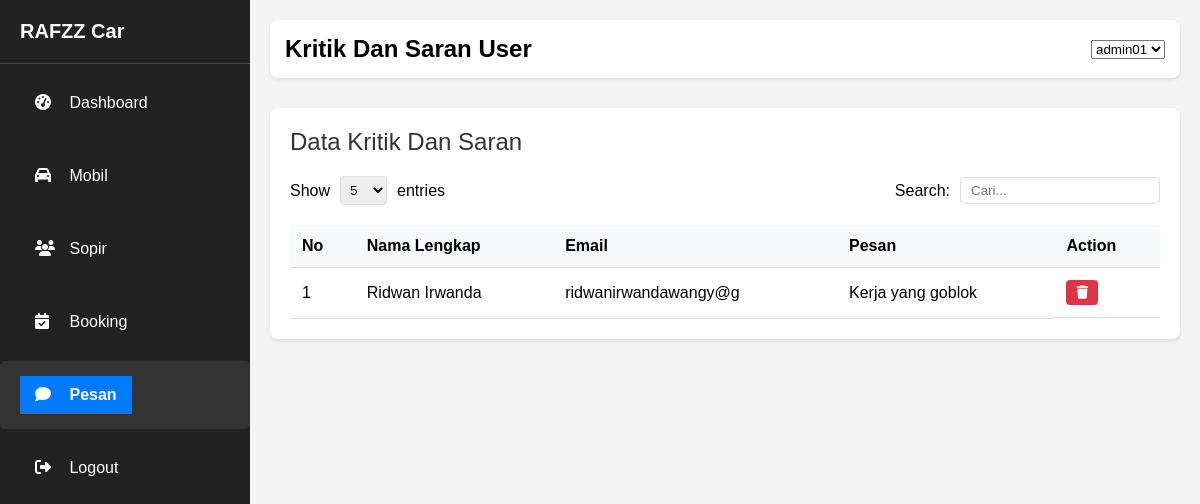
The app's page /Admin/index/index.php?page=pesan (signed in), older data.
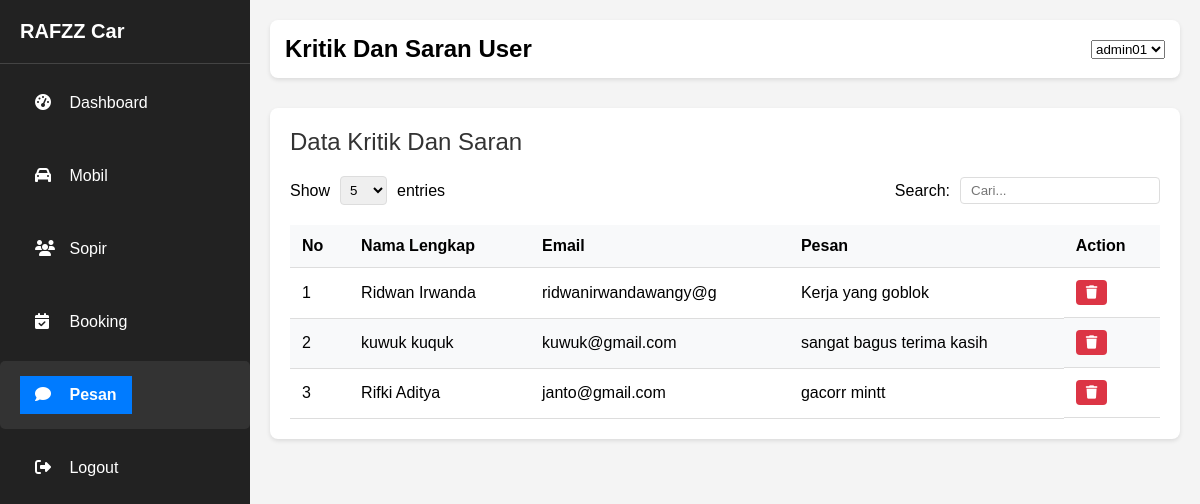
The same page, newer data.
### tables this page shows
CREATE TABLE `kritiksaran` (
  `id_kritik` int(10) NOT NULL,
  `namapengirim` varchar(50) NOT NULL,
  `email` varchar(20) NOT NULL,
  `kritiksaran` varchar(100) NOT NULL
);

### Admin/pages/pesan.php (the view, shortened to what this page needs)
<?php
   $kritiksaran_result = $conn->query("SELECT * FROM kritiksaran");
   ?>
<div class="header">
    <h2>Kritik Dan Saran User</h2>
    <select class="admin-dropdown">
        <option>admin01</option>
    </select>
</div>
<div class="table-container">
    <div class="table-header">
        <div class="table-title">Data Kritik Dan Saran</div>
    </div>
    <div class="table-controls">
        <div class="entries-control">
            Show
            <select>
                <option>5</option>
            </select>
            entries
        </div>
        <div class="search-control">Search: <input type="text" placeholder="Cari..." /></div>
    </div>
    <table class="table">
        <thead>
            <tr>
                <th>No</th>
                <th>Nama Lengkap</th>
                <th>Email</th>
                <th>Pesan</th>
                <th>Action</th>
            </tr>
        </thead>
        <tbody>
            <?php
               $no = 1;
               while ($kritik = mysqli_fetch_assoc($kritiksaran_result)) :
               ?>
                <td><?php echo $no++; ?></td>
                <td><?php echo htmlspecialchars($kritik['namapengirim']); ?></td>
                <td><?php echo htmlspecialchars($kritik['email']); ?></td>
                <td><?php echo htmlspecialchars($kritik['kritiksaran']); ?></td>
                <td class="action-buttons">
                    <button type="button" class="btn-delete" data-id="<?= $kritik['id_kritik'] ?>">
                        <i class="fas fa-trash"></i>
                    </button>
                </td>
            <?php endwhile; ?>
        </tbody>
    </table>
</div>
</div>

Row changes from the older to the newer data that the page shows:
added kritiksaran: namapengirim "kuwuk kuquk", email "kuwuk@gmail.com", kritiksaran "sangat bagus terima kasih"
added kritiksaran: namapengirim "Rifki Aditya", email "janto@gmail.com", kritiksaran "gacorr mintt"
